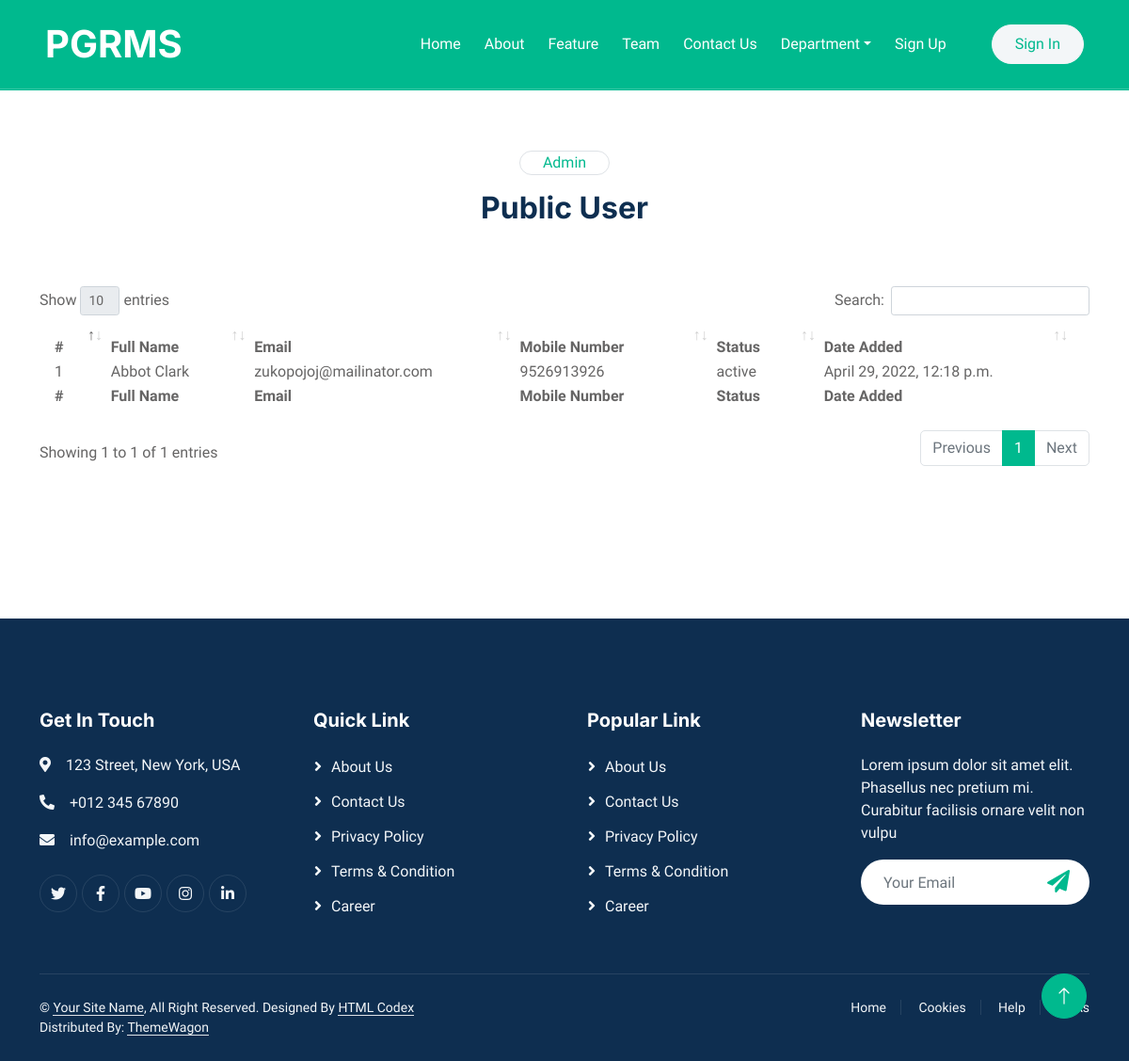
/admin2022/list-public-user, run on the app's committed database.
### public/models.py (models this page shows, shortened)
class Registration(models.Model):
    unique_id=models.AutoField(primary_key=True, null=False)
    firstname = models.CharField(max_length=100, default='null', null=False)
    lastname = models.CharField(max_length=100, default='null', null=False)
    email = models.CharField(max_length=255, default='null', null=False)
    password = models.CharField(max_length=500, default='null', null=False)
    mobilenumber = models.CharField(max_length=15, default='null', null=False)
    address = models.TextField(default='null', null=False)
    status_choices = [
        ('pending', 'Pending'),
        ('active', 'Active'),
    ]
    status = models.CharField(max_length=15, choices=status_choices, default="active")
    date_added = models.DateTimeField(default=now, editable=False)

### site_admin/views.py (the view)
# urls.py: path('list-public-user', views.list_public_user, name="list_public_user"),
def list_public_user(request):
    datalist = User_Registration.objects.all()
    context = { 'datalist': datalist }
    return render(request,'site_admin/list-public-user.html', context)

### templates/site_admin/list-public-user.html (shortened to what this page needs)
{% extends 'layout.html' %}
{% load static %}
{% block custom-style %}
<link href="{% static 'lib/datatables/datatables.css' %}" rel="stylesheet">
{% endblock %}
{% block content %}
    <div class="container-xxl bg-white p-0">
        <div class="container-xxl position-relative p-0">
            {% include 'includes/menu.html'  %}
            <div class="container-xxl bg-primary page-header">
            </div>
        </div>
        <div class="container-xxl py-5">
            <div class="container">
                <div class="mx-auto text-center wow fadeInUp" data-wow-delay="0.1s" style="max-width: 600px;">
                    <div class="d-inline-block border rounded-pill text-primary px-4 mb-3">Admin</div>
                    <h2 class="mb-5">Public User</h2>
                </div>
                <div class="row justify-content-center">
                <div class="col-md-12 py-3">
                {% if datalist.count > 0 %}
                <table id="example" class="stripe" style="width:100%; background-color: white; padding: 15px;">
                      <thead>
                          <tr>
                            <th>#</th>
                            <th>Full Name</th>
                            <th>Email</th>
                            <th>Mobile Number</th>
                            <th>Status</th>
                            <th>Date Added</th>
                          </tr>
                      </thead>
                      <tbody>
                        {% for row in datalist %}
                           <tr>
                             <td>{{ forloop.counter }}</td>
                             <td>{{ row.firstname }} {{ row.lastname }}</td>
                             <td>{{ row.email }}</td>
                             <td>{{ row.mobilenumber }}</td>
                             <td>{{ row.status }}</td>
                             <td>{{ row.date_added }}</td>
                          </tr>
                        {% endfor %}
                      </tbody>
                      <tfoot>
                          <tr>
                            <th>#</th>
                            <th>Full Name</th>
                            <th>Email</th>
                            <th>Mobile Number</th>
                            <th>Status</th>
                            <th>Date Added</th>
                          </tr>
                      </tfoot>
                  </table>
                {% else %}
                <b>No complaints added yet</b>
                {% endif %}
                </div>
                </div>
            </div>
        </div>
        {% include 'includes/footer.html'  %}
        <a href="#" class="btn btn-lg btn-primary btn-lg-square back-to-top"><i class="bi bi-arrow-up"></i></a>
        </div>
{% endblock %}

### static/css/style.css (style rules this page uses)
:root { --primary: #00B98E; --light: #F3F6F8; --dark: #0E2E50; }
.back-to-top { position: fixed; display: none; right: 45px; bottom: 45px; z-index: 99; }
.btn { font-weight: 500; transition: .5s; }
.btn.btn-primary, .btn.btn-outline-primary:hover { color: #FFFFFF; }
.btn-lg-square { width: 48px; height: 48px; }
.btn-square, .btn-sm-square, .btn-lg-square { padding: 0; display: flex; align-items: center; justify-content: center; font-weight: normal; border-radius: 50px; }
.page-header { margin-bottom: 1rem; padding: 6rem 0 0 0; }

### data on the page
Registration: firstname "Abbot", lastname "Clark", email "zukopojoj@mailinator.com", mobilenumber "9526913926", status "active", date_added "April 29, 2022, 12:18 p.m."
